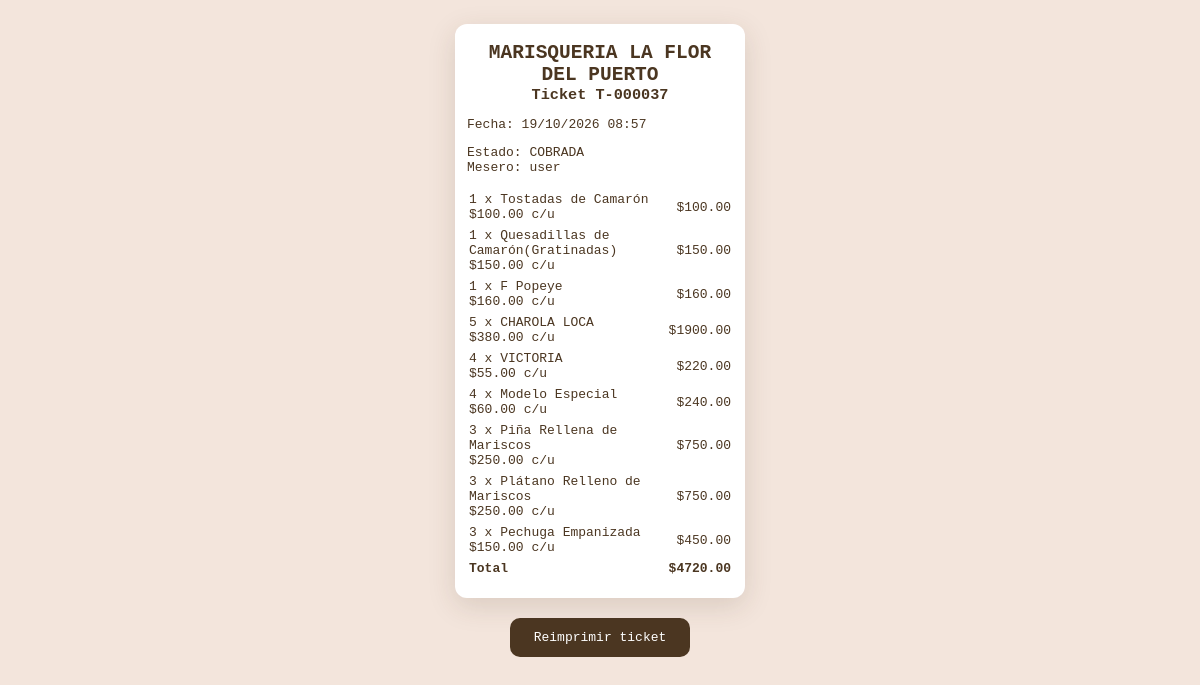
/auditoria/ticket/37 (signed in), run on the app's committed database.
### models.py (models this page shows)
class Pedidos(db.Model):
    id = db.Column(db.Integer, primary_key=True)
    folio = db.Column(db.String(20), unique=True, nullable=True)
    solicitud_id = db.Column(db.String(64), unique=True, nullable=True)
    estado = db.Column(db.String(20), default='ABIERTA')  # ABIERTA, ENVIADA_A_CAJA, COBRADA, CANCELADA
    state = db.Column(db.String(20), default='pendiente')  # Mantener por compatibilidad
    fecha = db.Column(db.DateTime, default=datetime.now)
    fecha_cobro = db.Column(db.DateTime, nullable=True)
    products = db.Column(db.JSON)
    total = db.Column(db.Float)
    usuario_id = db.Column(db.String(80), db.ForeignKey('users.username'), nullable=False)
    metodo_pago = db.Column(db.String(20), nullable=True)
    monto_efectivo = db.Column(db.Float, nullable=True)
    monto_transferencia = db.Column(db.Float, nullable=True)
    cajero_id = db.Column(db.String(80), db.ForeignKey('users.username'), nullable=True)

### app.py (the view)
        def wrapped(*args, **kwargs):
            if 'username' not in session:
                return redirect(url_for('login'))
            if session.get('tipo_usuario') not in allowed_roles:
                abort(403)
            return f(*args, **kwargs)

### app.py (called while the page is built)
def usuario_actual():
    usuario = Users.query.filter_by(username=session.get('username'), activo=True).populate_existing().first()
    if not usuario or session.get('version_sesion', 0) != usuario.version_sesion:
        return None
    return usuario

@app.after_request
def cabeceras_seguridad(respuesta):
    respuesta.headers['X-Content-Type-Options'] = 'nosniff'
    respuesta.headers['X-Frame-Options'] = 'DENY'
    respuesta.headers['Referrer-Policy'] = 'same-origin'
    if request.endpoint != 'static':
        respuesta.headers['Cache-Control'] = 'no-store'
    return respuesta

def role_required(*allowed_roles):
    def decorator(f):
        def wrapped(*args, **kwargs):
            if 'username' not in session:
                return redirect(url_for('login'))
            if session.get('tipo_usuario') not in allowed_roles:
                abort(403)
            return f(*args, **kwargs)
        wrapped.__name__ = f.__name__
        wrapped.allowed_roles = allowed_roles
        return wrapped
    return decorator

@app.route('/auditoria/ticket/<int:pedido_id>')
@role_required('admin')
def ticket_auditoria(pedido_id):
    pedido = Pedidos.query.get_or_404(pedido_id)
    return render_template('ticket.html', pedido=pedido, vista_auditoria=True)

### templates/ticket.html (shortened to what this page needs)
<!DOCTYPE html>
<html>
<head>
</head>
<body>
    <div class="ticket-contenido">
    <h2>MARISQUERIA LA FLOR DEL PUERTO</h2>
    <h3>Ticket {{ pedido.folio or pedido.id }}</h3>
    <p>Fecha: {{ pedido.fecha.strftime('%d/%m/%Y %H:%M') }}</p>
    {% if vista_auditoria %}
    <p>Estado: {{ pedido.estado }}<br>Mesero: {{ pedido.usuario_id }}</p>
    {% endif %}
    <table>
        {% for producto in pedido.products or [] %}
        <tr>
            <td>{{ producto.cantidad }} x {{ producto.nombre }}<br>${{ '%.2f'|format(producto.precio) }} c/u</td>
            <td style="text-align:right;">${{ '%.2f'|format(producto.precio * producto.cantidad) }}</td>
        </tr>
        {% endfor %}
        <tr class="total">
            <td>Total</td>
            <td style="text-align:right;">${{ '%.2f'|format(pedido.total) }}</td>
        </tr>
    </table>
    </div>
    {% if vista_auditoria %}
    <div class="ticket-acciones">
        <button type="button" onclick="window.print()">Reimprimir ticket</button>
    </div>
    {% else %}
    <script>
        window.print(); // Imprime automáticamente al abrir
    </script>
    {% endif %}
</body>
</html>

### data on the page
Pedidos: folio "T-000037", fecha "19/10/2026 08:57", estado "COBRADA", usuario_id "user", total "4720.00"

### other printed values
{{ producto.cantidad }} "1" "1" "1" "5" "4" "4" "3" "3" "3"
{{ producto.nombre }} "Tostadas de Camarón" "Quesadillas de Camarón(Gratinadas)" "F Popeye" "CHAROLA LOCA" "VICTORIA" "Modelo Especial" "Piña Rellena de Mariscos" "Plátano Relleno de Mariscos" "Pechuga Empanizada"
{{ '%.2f'|format(producto.precio) }} "100.00" "150.00" "160.00" "380.00" "55.00" "60.00" "250.00" "250.00" "150.00"
{{ '%.2f'|format(producto.precio * producto.cantidad) }} "100.00" "150.00" "160.00" "1900.00" "220.00" "240.00" "750.00" "750.00" "450.00"
